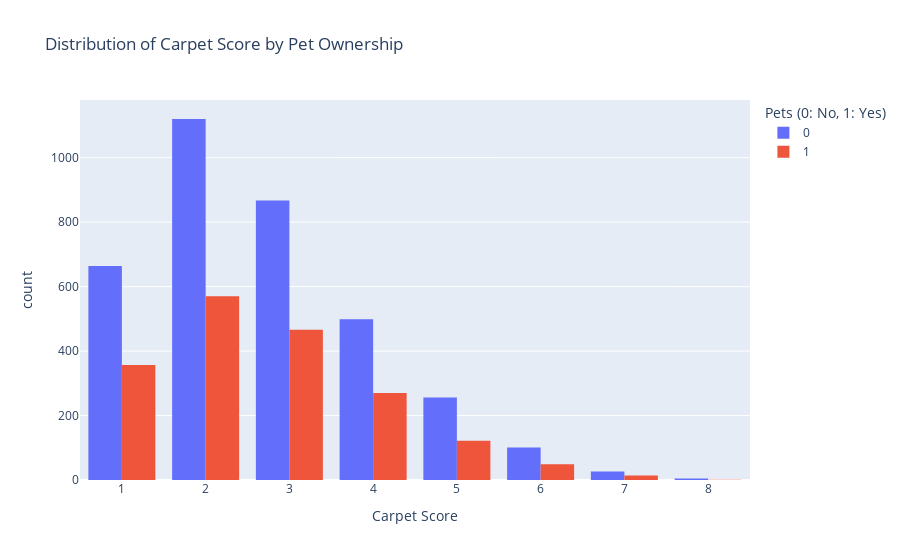

The cell this chart's notebook holds for it:
### Markdown cell above
carpet score against pets

### Code cell
fig = px.histogram(df, x='carpet_score', color='pets', barmode='group',
                   title='Distribution of Carpet Score by Pet Ownership',
                   labels={'pets': 'Pets (0: No, 1: Yes)', 'carpet_score': 'Carpet Score'})

# Show the plot
fig.show()

### Figure 1 — Plotly figure (JSON) as saved in the notebook; plotly's stock layout.template omitted (floating-point values rounded to 4 significant figures; data arrays with more than 128 entries replaced by an {"elided": "..."} marker saying what was removed)
{"data": [{"alignmentgroup": "True", "bingroup": "x", "hovertemplate": "Pets (0: No, 1: Yes)=0<br>Carpet Score=%{x}<br>count=%{y}<extra></extra>", "legendgroup": "0", "marker": {"color": "#636efa", "pattern": {"shape": ""}}, "name": "0", "offsetgroup": "0", "orientation": "v", "showlegend": true, "type": "histogram", "x": {"elided": "3538 int values"}, "xaxis": "x", "yaxis": "y"}, {"alignmentgroup": "True", "bingroup": "x", "hovertemplate": "Pets (0: No, 1: Yes)=1<br>Carpet Score=%{x}<br>count=%{y}<extra></extra>", "legendgroup": "1", "marker": {"color": "#EF553B", "pattern": {"shape": ""}}, "name": "1", "offsetgroup": "1", "orientation": "v", "showlegend": true, "type": "histogram", "x": {"elided": "1849 int values"}, "xaxis": "x", "yaxis": "y"}], "layout": {"barmode": "group", "legend": {"title": {"text": "Pets (0: No, 1: Yes)"}, "tracegroupgap": 0}, "title": {"text": "Distribution of Carpet Score by Pet Ownership"}, "xaxis": {"anchor": "y", "domain": [0, 1], "title": {"text": "Carpet Score"}}, "yaxis": {"anchor": "x", "domain": [0, 1], "title": {"text": "count"}}}}
